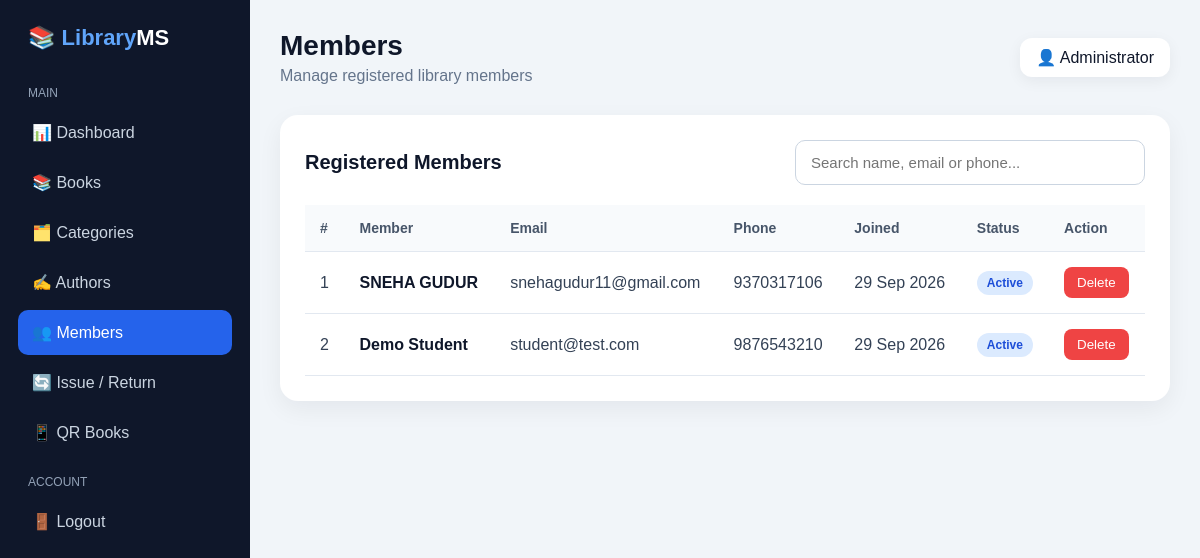
/admin/members.php (signed in), run on the app's committed database.
### tables this page shows
CREATE TABLE `users` (
  `id` int(11) NOT NULL,
  `name` varchar(100) NOT NULL,
  `email` varchar(100) NOT NULL,
  `password` varchar(255) NOT NULL,
  `phone` varchar(20) DEFAULT NULL,
  `role` enum('admin','student') DEFAULT 'student',
  `created_at` timestamp NOT NULL DEFAULT current_timestamp()
);

### admin/members.php (the view, shortened to what this page needs)
<?php
require_once "../config/database.php";
$members = $conn->query(
    "SELECT
        id,
        name,
        email,
        phone,
        created_at
     FROM users
     WHERE role = 'student'
     ORDER BY id DESC"
);
?>
<!DOCTYPE html>
<html lang="en">
<head>
</head>
<body>
    <aside class="sidebar">
        <div class="logo">
            📚 <span>Library</span>MS
        </div>
        <div class="menu-title">Main</div>
        <div class="menu">
            <a href="dashboard.php">
                📊 Dashboard
            </a>
            <a href="books.php">
                📚 Books
            </a>
            <a href="categories.php">
                🗂️ Categories
            </a>
            <a href="authors.php">
                ✍️ Authors
            </a>
            <a href="members.php" class="active">
                👥 Members
            </a>
            <a href="issued_books.php">
                🔄 Issue / Return
            </a>
            <a href="qr_books.php">
                📱 QR Books
            </a>
        </div>
        <div class="menu-title">Account</div>
        <div class="menu">
            <a href="../auth/logout.php">
                🚪 Logout
            </a>
        </div>
    </aside>
    <main class="main">
        <div class="topbar">
            <div>
                <h1>Members</h1>
                <p class="subtitle">
                    Manage registered library members
                </p>
            </div>
            <div class="profile">
                👤 <?= htmlspecialchars($_SESSION["user_name"]) ?>
            </div>
        </div>
        <div class="card">
            <div class="card-header">
                <h2>Registered Members</h2>
                <input
                    type="text"
                    id="memberSearch"
                    class="search"
                    placeholder="Search name, email or phone..."
                >
            </div>
            <div class="table-container">
                <table>
                    <thead>
                        <tr>
                            <th>#</th>
                            <th>Member</th>
                            <th>Email</th>
                            <th>Phone</th>
                            <th>Joined</th>
                            <th>Status</th>
                            <th>Action</th>
                        </tr>
                    </thead>
                    <tbody id="memberTable">
                        <?php if ($members->num_rows > 0): ?>
                            <?php $count = 1; ?>
                            <?php while ($member = $members->fetch_assoc()): ?>
                                <tr>
                                    <td>
                                        <?= $count++ ?>
                                    </td>
                                    <td class="member-name">
                                        <?= htmlspecialchars($member["name"]) ?>
                                    </td>
                                    <td>
                                        <?= htmlspecialchars($member["email"]) ?>
                                    </td>
                                    <td>
                                        <?= htmlspecialchars($member["phone"] ?: "—") ?>
                                    </td>
                                    <td>
                                        <?= date(
                                            "d M Y",
                                            strtotime($member["created_at"])
                                        ) ?>
                                    </td>
                                    <td>
                                        <span class="badge">
                                            Active
                                        </span>
                                    </td>
                                    <td>
                                        <form
                                            method="POST"
                                            onsubmit="return confirm('Are you sure you want to delete this member?');"
                                        >
                                            <button
                                                type="submit"
                                                name="delete_member"
                                                class="delete-btn"
                                            >
                                                Delete
                                            </button>
                                        </form>
                                    </td>
                                </tr>
                            <?php endwhile; ?>
                        <?php endif; ?>
                    </tbody>
                </table>
            </div>
        </div>
    </main>
</body>
</html>

### admin/members.php (style rules this page uses)
* { margin: 0; padding: 0; box-sizing: border-box; font-family: Arial, sans-serif; }
body { background: #f1f5f9; color: #0f172a; }
.sidebar { position: fixed; left: 0; top: 0; width: 250px; height: 100vh; background: #0f172a; color: white; padding: 25px 18px; }
.logo { font-size: 22px; font-weight: bold; margin-bottom: 35px; padding: 0 10px; }
.logo span { color: #60a5fa; }
.menu-title { font-size: 12px; color: #94a3b8; margin: 20px 10px 10px; text-transform: uppercase; }
.menu a { display: block; color: #cbd5e1; text-decoration: none; padding: 13px 14px; border-radius: 10px; margin-bottom: 5px; transition: 0.2s; }
.menu a:hover, .menu a.active { background: #2563eb; color: white; }
.main { margin-left: 250px; padding: 30px; }
.topbar { display: flex; justify-content: space-between; align-items: center; margin-bottom: 30px; }
.topbar h1 { font-size: 28px; }
.subtitle { color: #64748b; margin-top: 5px; }
.profile { background: white; padding: 10px 16px; border-radius: 12px; box-shadow: 0 4px 15px rgba(15, 23, 42, 0.06); }
.card { background: white; border-radius: 18px; padding: 25px; box-shadow: 0 8px 25px rgba(15, 23, 42, 0.06); }
.card-header { display: flex; justify-content: space-between; align-items: center; margin-bottom: 20px; }
.card-header h2 { font-size: 20px; }
.search { width: 350px; max-width: 100%; padding: 13px 15px; border: 1px solid #cbd5e1; border-radius: 10px; outline: none; font-size: 15px; }
.table-container { overflow-x: auto; }
table { width: 100%; border-collapse: collapse; min-width: 750px; }
th, td { padding: 15px; text-align: left; border-bottom: 1px solid #e2e8f0; }
th { background: #f8fafc; color: #475569; font-size: 14px; }
td { color: #334155; }
.member-name { font-weight: 600; color: #0f172a; }
.badge { display: inline-block; padding: 5px 10px; border-radius: 20px; background: #dbeafe; color: #1d4ed8; font-size: 12px; font-weight: 600; }
.delete-btn { border: none; background: #ef4444; color: white; padding: 8px 13px; border-radius: 8px; cursor: pointer; }

### data on the page
users: name "SNEHA GUDUR", email "snehagudur11@gmail.com", phone "9370317106", created_at "29 Sep 2026"
users: name "Demo Student", email "student@test.com", phone "9876543210", created_at "29 Sep 2026"

### other printed values
$_SESSION["user_name"] "Administrator"
